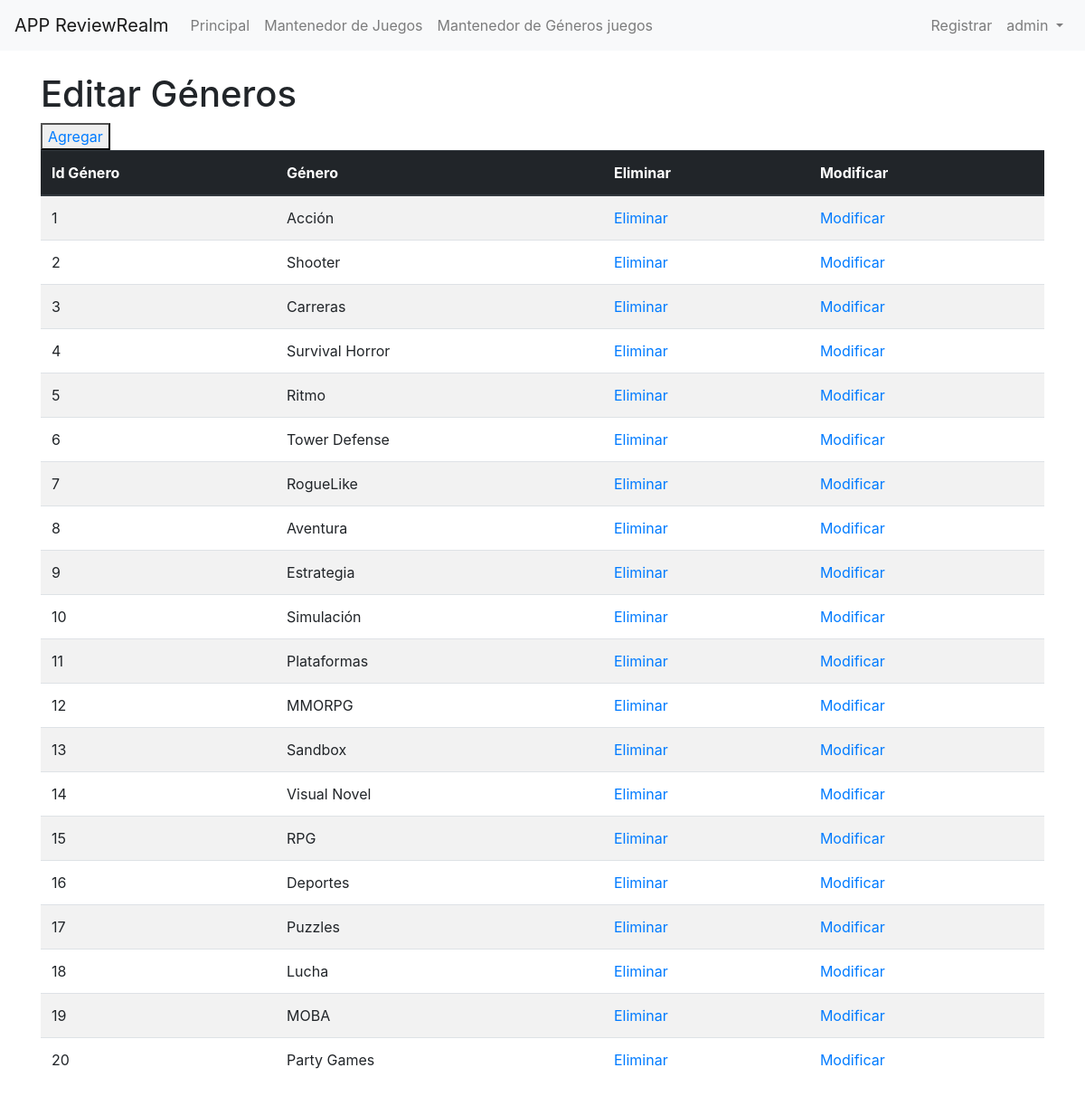
/ReviewRealm/Administrador/crud_generos_juegos (signed in), run on the app's committed database.
### ReviewRealm/models.py (models this page shows, shortened)
class Genero_Juego(models.Model):
    id_genero_juego = models.AutoField(db_column='idGeneroJuego', primary_key=True)
    nombre_genero = models.CharField(max_length=100, blank=False, null=False)

### Administrador/views.py (the view)
# urls.py: path('crud_generos_juegos', views.crud_generos_juegos, name = 'crud_generos_juegos'),
@login_required
def crud_generos_juegos(request):
    generos_juegos = Genero_Juego.objects.all()
    context = {'generos_juegos': generos_juegos}
    print("Enviando datos generos_list")
    return render(request, "Administrador/generos_juegos_list.html", context)

### Administrador/templates/Administrador/generos_juegos_list.html (shortened to what this page needs)
{% extends 'Administrador/base.html' %}
{% load static %}
{% block content %}
    <div class="container mt-4">
        <h1>Editar Géneros</h1>
        <button type="button">
            <a href="{% url 'generosJuegosAdd' %}"> Agregar </a>
        </button>
        <table class="table table-striped">
            {% if generos_juegos %}
                <thead class="thead-dark">
                    <tr>
                        <th>Id Género</th>
                        <th>Género</th>
                        <th>Eliminar</th>
                        <th>Modificar</th>
                    </tr>
                </thead>
                {% for x in generos_juegos %}
                <tr>
                    <td>{{ x.id_genero_juego }}</td>
                    <td>{{ x.nombre_genero}}</td>
                    <td><a href="{% url 'generosJuegos_del' pk=x.id_genero_juego %}">Eliminar</a></td>
                    <td><a href="{% url 'generosJuegos_edit' pk=x.id_genero_juego %}">Modificar</a></td>
                </tr>
                {% endfor %}
            {% endif %}
        </table>
    </div>
{% endblock %}

### Administrador/templates/Administrador/base.html (shortened to what this page needs)
{% load static %}
<!DOCTYPE html>
<html lang="en">
<head>
    <link rel="stylesheet" href="https://cdn.jsdelivr.net/npm/bootstrap@4.0.0/dist/css/bootstrap.min.css">
    <link rel="stylesheet" href="https://cdnjs.cloudflare.com/ajax/libs/font-awesome/5.15.3/css/all.min.css">
</head>
<body>
    <nav class="navbar navbar-expand-lg navbar-light bg-light">
        <a class="navbar-brand" href="{% url 'index' %}">APP  ReviewRealm</a>
        <div class="collapse navbar-collapse" id="navbarNav">
            <ul class="navbar-nav mr-auto">
                <li class="nav-item">
                    <a class="nav-link" href="{% url 'menu' %}"> Principal </a>
                </li>
                <li class="nav-item">
                    <a class="nav-link" href="{% url 'crud' %}">Mantenedor de Juegos</a>
                </li>
                <li class="nav-item">
                    <a class="nav-link" href="{% url 'crud_generos_juegos' %}">Mantenedor de Géneros juegos</a>
                </li>
            </ul>
            <ul class="navbar-nav ml-auto">
                <li class="nav-item">
                    <a class="nav-link" href="{% url 'registro' %}"> Registrar </a>
                </li>
                    <a class="nav-link dropdown-toggle highlight-username" href="#" id="navbarDropdown" role="button" data-toggle="dropdown" aria-haspopup="true" aria-expanded="false">
                        {% if user.is_authenticated %}
                            {{user}}
                        {% else %}
                            <a class="nav-link" href="{% url 'login' %}">Iniciar Sesión</a>
                        {% endif %}
                    </a>
            </ul>
        </div>
    </nav>
    {% block content %}{% endblock %}
</body>
</html>

### data on the page
Genero_Juego: id_genero_juego "1", nombre_genero "Acción"
Genero_Juego: id_genero_juego "2", nombre_genero "Shooter"
Genero_Juego: id_genero_juego "3", nombre_genero "Carreras"
Genero_Juego: id_genero_juego "4", nombre_genero "Survival Horror"
Genero_Juego: id_genero_juego "5", nombre_genero "Ritmo"
Genero_Juego: id_genero_juego "6", nombre_genero "Tower Defense"
Genero_Juego: id_genero_juego "7", nombre_genero "RogueLike"
Genero_Juego: id_genero_juego "8", nombre_genero "Aventura"
Genero_Juego: id_genero_juego "9", nombre_genero "Estrategia"
Genero_Juego: id_genero_juego "10", nombre_genero "Simulación"
Genero_Juego: id_genero_juego "11", nombre_genero "Plataformas"
Genero_Juego: id_genero_juego "12", nombre_genero "MMORPG"
Genero_Juego: id_genero_juego "13", nombre_genero "Sandbox"
Genero_Juego: id_genero_juego "14", nombre_genero "Visual Novel"
Genero_Juego: id_genero_juego "15", nombre_genero "RPG"
Genero_Juego: id_genero_juego "16", nombre_genero "Deportes"
Genero_Juego: id_genero_juego "17", nombre_genero "Puzzles"
Genero_Juego: id_genero_juego "18", nombre_genero "Lucha"
Genero_Juego: id_genero_juego "19", nombre_genero "MOBA"
Genero_Juego: id_genero_juego "20", nombre_genero "Party Games"

### other printed values
{{ user }} "admin"
